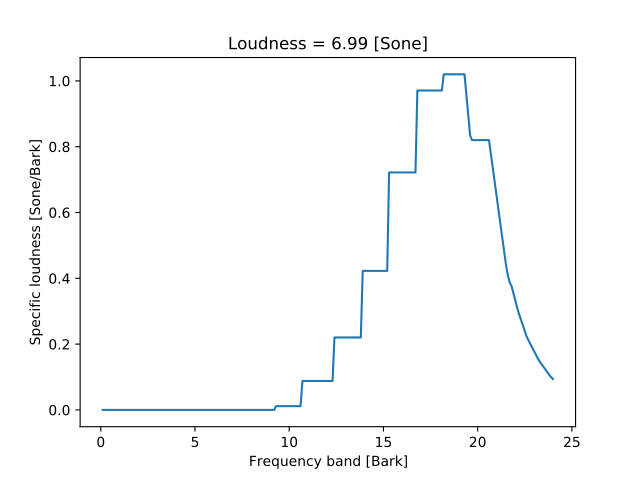

This figure's Python source:
from mosqito.sq_metrics import loudness_zwst_freq
from mosqito.sound_level_meter import spectrum
import matplotlib.pyplot as plt
import numpy as np
fs=48000
d=0.2
dB=60
time = np.arange(0, d, 1/fs)
f = np.linspace(1000,5000, len(time))
stimulus = 0.5 * (1 + np.sin(2 * np.pi * f * time))
rms = np.sqrt(np.mean(np.power(stimulus, 2)))
ampl = 0.00002 * np.power(10, dB / 20) / rms
stimulus = stimulus * ampl
spec, freqs = spectrum(stimulus, fs, db=False)
N, N_spec, bark_axis = loudness_zwst_freq(spec, freqs)
plt.plot(bark_axis, N_spec)
plt.xlabel("Frequency band [Bark]")
plt.ylabel("Specific loudness [Sone/Bark]")
plt.title("Loudness = " + f"{N:.2f}" + " [Sone]")
